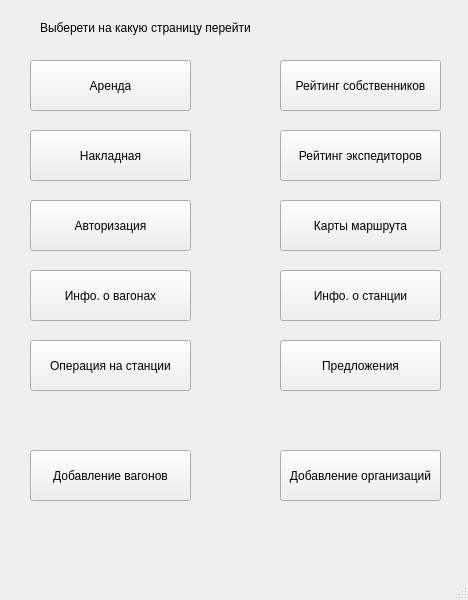
<?xml version="1.0" encoding="UTF-8"?>
<ui version="4.0">
 <class>MainWindow</class>
 <widget class="QMainWindow" name="MainWindow">
  <property name="geometry">
   <rect>
    <x>0</x>
    <y>0</y>
    <width>468</width>
    <height>600</height>
   </rect>
  </property>
  <property name="windowTitle">
   <string>Переходное меню</string>
  </property>
  <widget class="QWidget" name="centralwidget">
   <widget class="QLabel" name="label">
    <property name="geometry">
     <rect>
      <x>40</x>
      <y>20</y>
      <width>271</width>
      <height>16</height>
     </rect>
    </property>
    <property name="text">
     <string>Выберети на какую страницу перейти</string>
    </property>
   </widget>
   <widget class="QPushButton" name="arenda">
    <property name="geometry">
     <rect>
      <x>30</x>
      <y>60</y>
      <width>161</width>
      <height>51</height>
     </rect>
    </property>
    <property name="text">
     <string>Аренда</string>
    </property>
   </widget>
   <widget class="QPushButton" name="rSob">
    <property name="geometry">
     <rect>
      <x>280</x>
      <y>60</y>
      <width>161</width>
      <height>51</height>
     </rect>
    </property>
    <property name="text">
     <string>Рейтинг собственников</string>
    </property>
   </widget>
   <widget class="QPushButton" name="nakladnaya">
    <property name="geometry">
     <rect>
      <x>30</x>
      <y>130</y>
      <width>161</width>
      <height>51</height>
     </rect>
    </property>
    <property name="text">
     <string>Накладная</string>
    </property>
   </widget>
   <widget class="QPushButton" name="rEks">
    <property name="geometry">
     <rect>
      <x>280</x>
      <y>130</y>
      <width>161</width>
      <height>51</height>
     </rect>
    </property>
    <property name="text">
     <string>Рейтинг экспедиторов</string>
    </property>
   </widget>
   <widget class="QPushButton" name="avtorizasia">
    <property name="geometry">
     <rect>
      <x>30</x>
      <y>200</y>
      <width>161</width>
      <height>51</height>
     </rect>
    </property>
    <property name="text">
     <string>Авторизация</string>
    </property>
   </widget>
   <widget class="QPushButton" name="kartaMarshruta">
    <property name="geometry">
     <rect>
      <x>280</x>
      <y>200</y>
      <width>161</width>
      <height>51</height>
     </rect>
    </property>
    <property name="text">
     <string>Карты маршрута</string>
    </property>
   </widget>
   <widget class="QPushButton" name="poiskVagonov">
    <property name="geometry">
     <rect>
      <x>30</x>
      <y>270</y>
      <width>161</width>
      <height>51</height>
     </rect>
    </property>
    <property name="text">
     <string>Инфо. о вагонах</string>
    </property>
   </widget>
   <widget class="QPushButton" name="infoOStansii">
    <property name="geometry">
     <rect>
      <x>280</x>
      <y>270</y>
      <width>161</width>
      <height>51</height>
     </rect>
    </property>
    <property name="text">
     <string>Инфо. о станции</string>
    </property>
   </widget>
   <widget class="QPushButton" name="dobVag">
    <property name="geometry">
     <rect>
      <x>30</x>
      <y>450</y>
      <width>161</width>
      <height>51</height>
     </rect>
    </property>
    <property name="text">
     <string>Добавление вагонов</string>
    </property>
   </widget>
   <widget class="QPushButton" name="dobOrg">
    <property name="geometry">
     <rect>
      <x>280</x>
      <y>450</y>
      <width>161</width>
      <height>51</height>
     </rect>
    </property>
    <property name="text">
     <string>Добавление организаций</string>
    </property>
   </widget>
   <widget class="QPushButton" name="OperationNaStansii">
    <property name="geometry">
     <rect>
      <x>30</x>
      <y>340</y>
      <width>161</width>
      <height>51</height>
     </rect>
    </property>
    <property name="text">
     <string>Операция на станции</string>
    </property>
   </widget>
   <widget class="QPushButton" name="predlojenia">
    <property name="geometry">
     <rect>
      <x>280</x>
      <y>340</y>
      <width>161</width>
      <height>51</height>
     </rect>
    </property>
    <property name="text">
     <string>Предложения</string>
    </property>
   </widget>
  </widget>
  <widget class="QMenuBar" name="menubar">
   <property name="geometry">
    <rect>
     <x>0</x>
     <y>0</y>
     <width>468</width>
     <height>26</height>
    </rect>
   </property>
  </widget>
  <widget class="QStatusBar" name="statusbar"/>
 </widget>
 <resources/>
 <connections/>
</ui>
